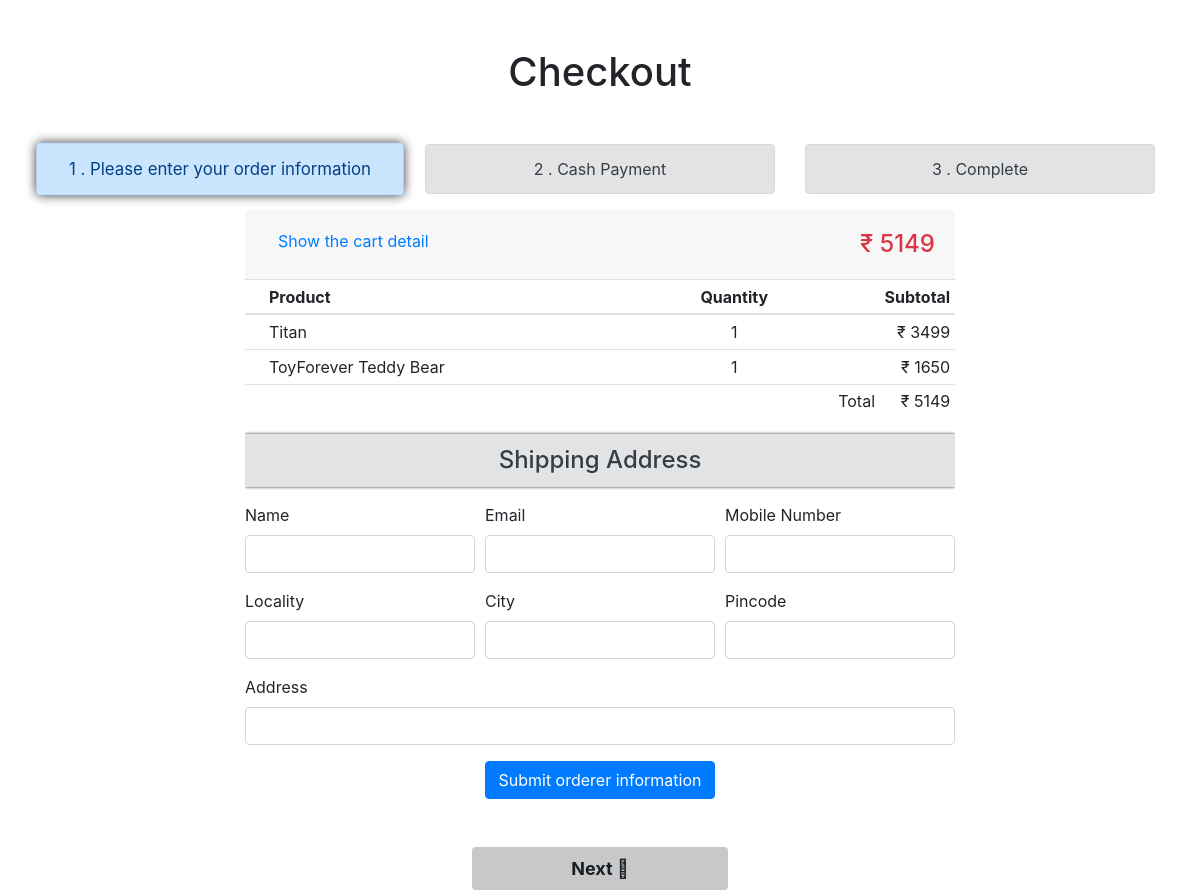
/checkout/ (signed in), run on an earlier commit of the app's database.
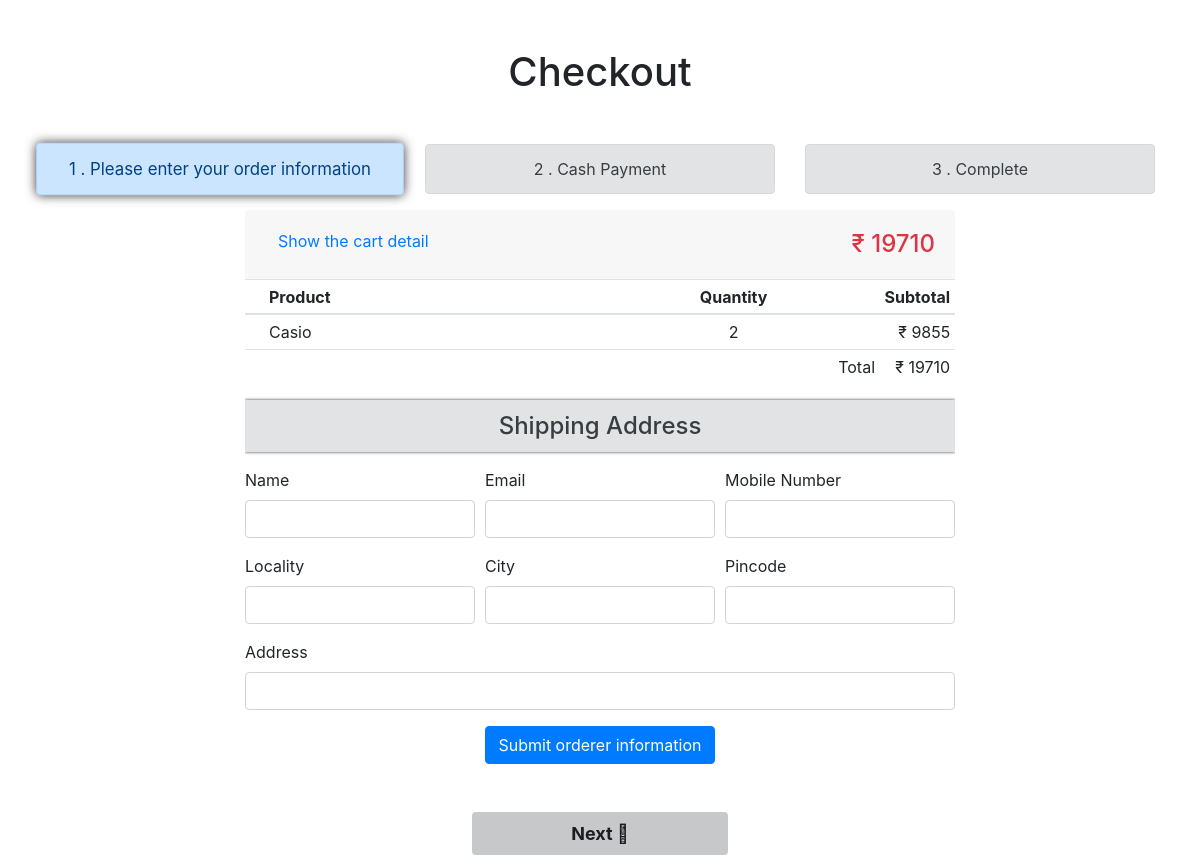
And on a later commit of the database.
### shop/models.py (models this page shows, shortened)
class CartItem(models.Model):
    cart = models.ForeignKey(Cart, on_delete=models.CASCADE)
    product = models.ForeignKey(Product, on_delete=models.CASCADE)
    quantity = models.PositiveIntegerField(default=1)

class Product(models.Model):
    id = models.AutoField(primary_key=True)
    name = models.CharField(max_length=200)
    price = models.IntegerField()
    category = models.ForeignKey(Category, on_delete=models.CASCADE)
    image = models.CharField(max_length=1500)

### shop/views.py (the view)
# urls.py: path('checkout/', checkout, name='checkout'),
@login_required(login_url='shop:login')
def checkout(request):
    user = request.user
    user_details = {
        'name': user.name,
        'phone': user.phone,
        'address': user.address,
        'email': user.email
    }
    cart, created = Cart.objects.get_or_create(user=user)
    cart_items = CartItem.objects.filter(cart=cart)
    if created:
        pass
    total_price = sum(item.product.price * item.quantity for item in cart_items)
    context = {
        'user_details': user_details,
        'cart_items': cart_items,
        'total_price': total_price,
    }
    return render(request, 'home/checkout.html', context)

### shop/templates/home/checkout.html (shortened to what the changed rows need)
{% load static %}
<!DOCTYPE html>
<html lang="en">
<head>
    <link rel="stylesheet" href="{% static 'css/ckeckout.css' %}">
    <link rel="stylesheet" href="https://stackpath.bootstrapcdn.com/bootstrap/4.4.1/css/bootstrap.min.css">
    <link rel="stylesheet" href="https://pro.fontawesome.com/releases/v5.10.0/css/all.css" />
</head>
<body>
    <div class="container">
        <h1 class="text-center my-5">Checkout</h1>
        <div class="tab-content">
            <div class="tab-pane active" id="step1">
                <div class="container">
                    <div class="row justify-content-center">
                        <div class="col-md-8">
                            <div class="row">
                                <div class="col-md-12">
                                    <div class="accordion" id="accordionExample">
                                        <div class="card border-0">
                                            <div class="card-header d-flex justify-content-between" id="headingOne">
                                                <h2 class="mb-0">
                                                    <button id="turnbf" class="btn btn-link d-flex turnaf clps" type="button" data-toggle="collapse" data-target="#collapseOne" aria-expanded="true" aria-controls="collapseOne">
                                                        <p class="clps-btn-style">Show the cart detail</p>
                                                    </button>
                                                </h2>
                                                <span class="my-2 text-danger h4">&#8377; {{ total_price }}</span>
                                            </div>
                                            <div id="collapseOne" class="collapse show" aria-labelledby="headingOne" data-parent="#accordionExample">
                                                <div class="card-body p-0">
                                                    <div>
                                                        <table class="table table-sm">
                                                            <thead>
                                                                <tr class="ml-3">
                                                                    <th></th>
                                                                    <th></th>
                                                                    <th class="text-left" width="50%">Product</th>
                                                                    <th class="text-center" width="45%">Quantity</th>
                                                                    <th>Subtotal</th>
                                                                </tr>
                                                            </thead>
                                                            <tbody>
                                                                {% for item in cart_items %}
                                                                <tr>
                                                                    <td class="align-middle text-center">
                                                                    </td>
                                                                    <td>
                                                                    </td>
                                                                    <td class="align-middle text-left">{{ item.product.name }}</td>
                                                                    <td class="align-middle text-center">{{ item.quantity }}</td>
                                                                    <td class="align-middle text-right">&#8377; {{ item.product.price }}</td>
                                                                </tr>
                                                                {% endfor %}
                                                                <tr>
                                                                    <td colspan="4" class="align-middle text-right">Total</td>
                                                                    <td class="align-middle text-right">&#8377; {{ total_price }}</td>
                                                                </tr>
                                                            </tbody>
                                                        </table>
                                                    </div>
                                                </div>
                                            </div>
                                        </div>
                                    </div>
                                </div>
                            </div>
                        </div>
                    </div>
                </div>
            </div>
        </div>
    </div>
</body>
</html>

What changed in the data, as far as the page shows it:
removed CartItem: product.name "Titan", quantity "1", product.price "3499"
removed CartItem: product.name "ToyForever Teddy Bear", quantity "1", product.price "1650"
added CartItem: product.name "Casio", quantity "2", product.price "9855"
Also different on the page:
{{ total_price }}: "5149" → "19710"
